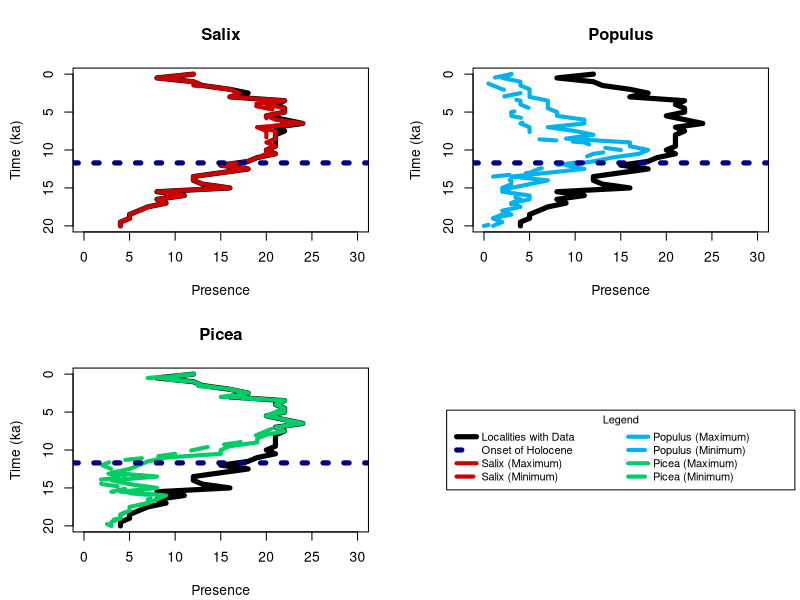
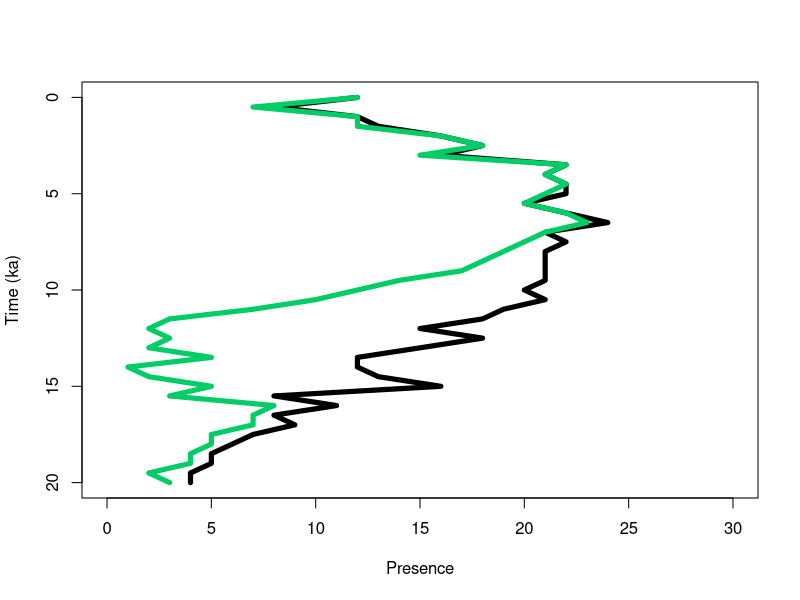
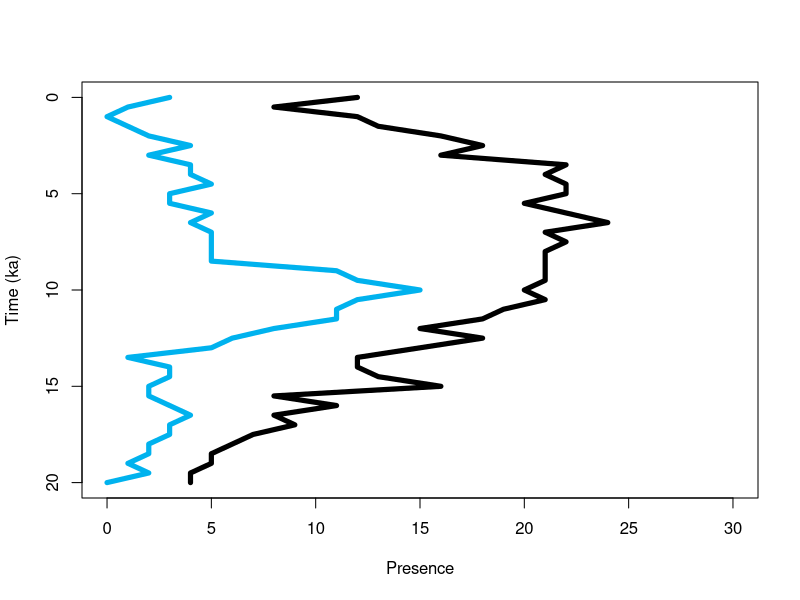

Generate these figures, in order, with R: (Note: this script raises an error after producing the figures.)
# create directory for storing time series
dir.create("Results/TimeSeries")

# import dataset and prepare for graphing
pollen <- read.csv("TempFiles/PresenceThroughTime.csv")
pollen$Time <- pollen$Time/1000


#####################################################################
############################## FIGURES ##############################
#####################################################################

# create function for summary plot
plotPollen <- function(taxonMin, taxonMax, taxon, color) {
  # create plot and plot data availability
  plot(pollen$AvailableData, pollen$Time, 
       ylim = rev(range(pollen$Time)), 
       xlim = c(0,30),
       type = "l", 
       lty = 1,
       lwd = 5,
       xlab = "Presence",
       ylab = "Time (ka)",
       main = taxon)
  
  # plot maximum taxon
  lines(taxonMax, pollen$Time,
        ylim =rev(range(pollen$Time)),
        type = "l",
        lty = 1,
        lwd = 4,
        col = color)
  
  # plot maximum taxon
  lines(taxonMin, pollen$Time,
        ylim =rev(range(pollen$Time)),
        type = "l",
        lty = 2,
        lwd = 4,
        col = color)
  abline(h=11.7, lty = 3, lwd = 5, col="navy")
}

# direct software to save as .svg to local directory
svg('Results/TimeSeries/Figure3.svg', 
    width = 24,
    height = 24,
    pointsize = 40)

# set up graphical parameters
par(mfrow = c(2,2),
    mar = c(4.1, 4.4, 4.1, 1.9))

# call individual plots
plotPollen(pollen$SalixMin, pollen$SalixMax, "Salix", "red3")
plotPollen(pollen$PopulusMin, pollen$PopulusMax, "Populus", "deepskyblue2")
plotPollen(pollen$PiceaMin, pollen$PiceaMax, "Picea", "springgreen3")

# create legend
plot(NULL ,xaxt='n',yaxt='n',bty='n',ylab='',xlab='', xlim=0:1, ylim=0:1)
legend("center", legend=c("Localities with Data", "Onset of Holocene",
                          "Salix (Maximum)", "Salix (Minimum)", "Populus (Maximum)", "Populus (Minimum)",
                          "Picea (Maximum)", "Picea (Minimum)"),
       col=c("black", "navy", "red3", "red3", "deepskyblue2", "deepskyblue2",  "springgreen3", "springgreen3"), 
       lty=c(1,3,1,2,1,2,1,2),
       lwd=c(5,5,4,4,4,4,4,4),
       cex=0.8,
       pt.cex=1,
       x.intersp = 0.5,
       xpd=T,
       ncol=2,
       text.width = 0.5,
       title = "Legend")

# stop saving as .svg file
dev.off()

# create function individual plots for Figs. 4, S1-S2
indiv.plot <- function(taxon, color){
  plot(pollen$AvailableData, pollen$Time, 
       ylim = rev(range(pollen$Time)),
       xlim = c(0,30),
       type = "l", 
       lty = 1,
       lwd = 5,
       xlab = "Presence",
       ylab = "Time (ka)",
       pch = 14)
  lines(taxon, pollen$Time,
        ylim =rev(range(pollen$Time)),
        type = "l",
        lty = 1,
        lwd = 5,
        col = color)
}

# call functions
# Picea
svg('Results/TimeSeries/PiceaIndividual.svg', 
    width = 10,
    height = 12,
    pointsize = 30)
indiv.plot(pollen$PiceaMin, "springgreen3")
dev.off()

# Populus
svg('Results/TimeSeries/PopulusIndividual.svg', 
    width = 10,
    height = 12,
    pointsize = 30)
indiv.plot(pollen$PopulusMin, "deepskyblue2")
dev.off()

#####################################################################
#####################################################################
#####################################################################



#########################################################################
############################## CORRELATION ##############################
#########################################################################

# Salix maximum and minimum
cor.Salix <- cor.test(pollen$SalixMax, pollen$SalixMin, 
                method = "spearman")
cor.Salix # rho = 0.99, p < 2.2e-16

# Populus maximum and minimum
cor.Populus <- cor.test(pollen$PopulusMax, pollen$PopulusMin, 
                method = "spearman")
cor.Populus # rho = 0.89, p = 4.239e-15

# Picea maximum and minimum
cor.Picea <- cor.test(pollen$PiceaMax, pollen$PiceaMin, 
                       method = "spearman")
cor.Picea # rho = 0.97, p < 2.2e-16

#########################################################################
#########################################################################
#########################################################################



############################################################################################
############################## SIGNIFICANCE OF Picea PATTERN ##############################
############################################################################################

# create function for Monte Carlo simultation (with replacement)
temporalMonteCarlo <- function(entry, decline, duration, nit) {
  # set counters for simulation
  it = 1
  score = 0
  count = 0
  
  # enter loop
  for(it in 1:nit){
    
    # randomly resample incidence
    vec = floor(runif(nrow(pollen), min = 0, max = pollen$AvailableData + 1))
    indices_greater_than_entry = which(vec >= entry)
    
    # check if conditions are satisfied based on inputs
    if(length(indices_greater_than_entry) > 1){
      for(i in 1:length(indices_greater_than_entry)){
        count = 0
        if(i + 1 <= length(indices_greater_than_entry)){
          index_lower = indices_greater_than_entry[i]
          index_higher = indices_greater_than_entry[i + 1]
          for(j in index_lower:index_higher){
            if(vec[j] <= decline){
              count <- count + 1
            }
          }
          if(count >= duration) {
            
            # if conditions are satisfied, count as "success." Otherwise move on
            score = score + 1
            break
          }
        }
      }
    }
  }
  return(score)
}


# significance of going from >= 8 down to <= 5 for 9 time bins, then back up to >= 8
success <- temporalMonteCarlo(9, 6, 10, 100000)
p <- success/100000
p # p = 0.00148


# Load libraries
library(raster)
library(dplyr)
library(tidyr)
library(stringr)

# Load data
spatialData <- read.csv("IndividualSummaries/PiceaMin.csv")

# Create custom function for creating a corrected presence dataframe
correctPresence <- function (data) {
  
  # Find presence/absence for spatial data
  presence <- data.frame(spatialData[,1:5])
  for (i in 6:46) {
    presence[,i] <- ifelse(spatialData[,i] > 0, 1, spatialData[,i])
  }
  colnames(presence) <- colnames(spatialData)
  
  # Create NA-adjusted P/A data
  corrected.Presence <- presence
  for (i in 45:6) {
    j = i + 1
    corrected.Presence[,i] <- ifelse(is.na(corrected.Presence[,i]), corrected.Presence[,j], corrected.Presence[,i])
  }
  colnames(corrected.Presence) <- colnames(spatialData) 
  
  return(corrected.Presence)
}

# Call function
corrected.Presence <- correctPresence(data = spatialData)

# Isolate coordinates for distances
coordinates <- as.matrix(cbind(spatialData$long, spatialData$lat))

# Find distances between each locality
distances <- pointDistance(p1 = coordinates, 
                           p2 = coordinates,
                           lonlat = TRUE, allpairs = TRUE) %>%
  as.data.frame() %>%
  rename_with(~ spatialData$sitename) %>%
  mutate(spatialData$sitename, .before = "Angal Lake") %>%
  pivot_longer(cols = 2:26) %>%
  rename(Site_1 = "spatialData$sitename",
         Site_2 = name,
         Distance = value)


# Create custom function to compare 
findRankDistance <- function (start, stop, refugium) {
  
  # Initialize data frame to store correlation data
  distance_travelled <- data.frame(Age = numeric(0),
                                   Distance = numeric(0))
  
  # Isolate initial and expanded time bins
  t0 <- dplyr::select(corrected.Presence, start)
  t1 <- corrected.Presence %>% dplyr::select(which(names(corrected.Presence) == start) - 1)
  t.final <- dplyr::select(corrected.Presence, stop)
  
  # Isolate distances to only include those with the refugium and rank them
  rankDistances <- distances %>%
    filter(Site_1 == refugium) %>%
    mutate(Rank_Distance = rank(Distance) - 1)
  
  while (names(t1) != names(t.final)) {
    
    # Are there any differences between t1 and t0?
    sites <- (t1 > t0) %>%
      ifelse(is.na(.), FALSE, .) # If there are any NAs that turn into a P/A, mark it FALSE
    
    # Create loop to calculate total distance from refugium for a given time bin.
    totalRank <- 0
    for (i in 1:as.numeric(length(sites))) {
      if (sites[i] == TRUE) {
        
        # Find site name for given difference
        sitename <- spatialData$sitename[i]
        
        # Find all distances between site and previous sites
        individualDistance <- rankDistances %>%
          filter(Site_2 == sitename)
        
        # Pick smallest distance
        totalRank <- totalRank + individualDistance$Rank_Distance
      }
    }
    
    # Calculate average ranked distance for a given time bin
    averageRank <- totalRank / length(which(sites == TRUE)) #length(which(!is.na(t1)))
    
    # Store results in data frame
    distance_travelled[nrow(distance_travelled) + 1,] = c(names(t1), averageRank)
    
    # Advance conditions
    t0 <- t1
    t1 <- corrected.Presence %>% dplyr::select(which(names(corrected.Presence) == names(t0)) - 1)
  }
  
  # Correct transcription artefacts so correlation can be performed
  distance_travelled$Age <- -1 * as.numeric(str_remove(distance_travelled$Age, "X"))
  distance_travelled$Distance <- as.numeric(distance_travelled$Distance)
  
  return(distance_travelled)
}
distance_travelled <- findRankDistance(start = "X12000", stop = "X6500", refugium = "Kollioksak Lake")


# Calculate correlation for observed data
result <- cor.test(distance_travelled$Age, distance_travelled$Distance, method = "spearman")

# Create custom Monte Carlo to identify spatial pattern
spatialMonteCarlo <- function(distance_travelled, result, nit) {
  
  # Reset counter to 0
  it <- 0
  for (i in 1:nit) {
    test <- runif(n = nrow(distance_travelled), 1, 24)
    
    testResult <- cor.test(distance_travelled$Age, test, method = "spearman")
    
    # Check that test correlation is significant
    if (testResult$p.value < 0.05) {
      
      # Check whether test correlation is better than actual correlation
      if (testResult$estimate >= result$estimate) {
        
        # Add to counter
        it <- it + 1
      }
    }
  }
  
  # Calculate success ratio
  success <- it / nit
  success
}
spatialMonteCarlo(distance_travelled = distance_travelled, result = result, nit = 100000)

############################################################################################
############################################################################################
############################################################################################
